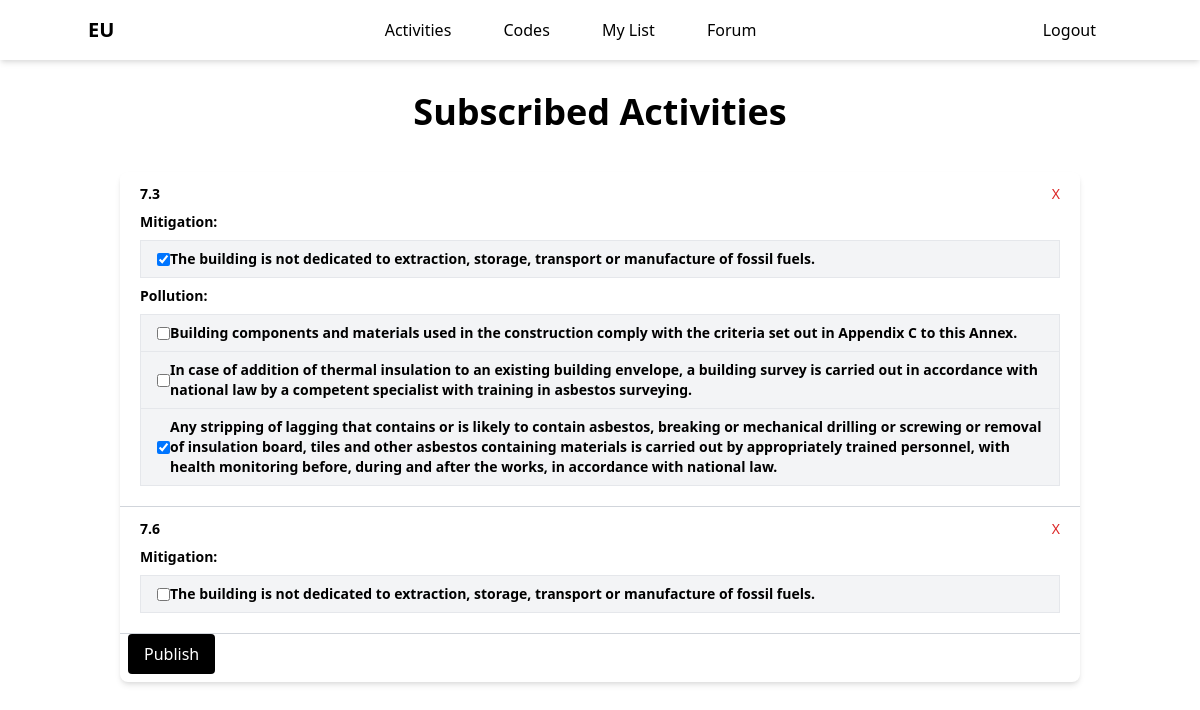
The page /my_activities (signed in) on the database its author committed.
### app.py (models this page shows)
class UserActivities(db.Model):
    __tablename__ = 'user_activities'
    id = db.Column(db.Integer, primary_key=True)
    user_id = db.Column(db.Integer, db.ForeignKey('users.id'), nullable=False)
    activity_id = db.Column(db.String(250), nullable=False)
    criteria = db.relationship('ActivityCriteria', backref='user_activity', lazy='dynamic')

class ActivityCriteria(db.Model):
    __tablename__ = 'activity_criteria'
    id = db.Column(db.Integer, primary_key=True)
    user_activity_id = db.Column(db.Integer, db.ForeignKey('user_activities.id'), nullable=False)
    dnsh = db.Column(db.String(250), nullable=False)  # Add this line
    criteria_description = db.Column(db.Text)
    is_compliant = db.Column(db.Boolean, default=False)

### app.py (the view)
@app.route('/my_activities')
@login_required
def my_activities():
    current_user_id = current_user.get_id()
    user_activities = UserActivities.query.filter_by(user_id=current_user_id).all()
    activities_with_details = []
    for user_activity in user_activities:
        activity_criteria = ActivityCriteria.query.filter_by(
            user_activity_id=user_activity.id
        ).all()
        criteria = {}
        for criterion in activity_criteria:
            dnsh = criterion.dnsh
            dnsh_description = criterion.criteria_description
            is_compliant = criterion.is_compliant
            category = categorize_dnsh(dnsh)
            if category not in criteria:
                criteria[category] = []
            criteria[category].append({
                'dnsh': dnsh,
                'description': dnsh_description,
                'is_compliant': is_compliant
            })
        activities_with_details.append({
            'id': user_activity.activity_id,
            'activityName': user_activity.activity_id,  # Adjust as per your requirement
            'criteria': criteria
        })
    return render_template('my_activities.html', user_activities=activities_with_details)

### app.py (called while the page is built)
@login_manager.user_loader
def loader_user(user_id):
    return Users.query.get(user_id)

def categorize_dnsh(dnsh):
    if 'Water' in dnsh:
        return 'Water'
    elif 'Pollution' in dnsh:
        return 'Pollution'
    elif 'Mitigation' in dnsh:
        return 'Mitigation'
    elif 'Circular' in dnsh:
        return 'Circular Economy'
    else:
        return 'Other'

### templates/my_activities.html (shortened to what this page needs)
<!DOCTYPE html>
<html lang="en">
  {% include 'navbar.html' %}
  <body class="bg-white">
    <div class="container mx-auto p-8">
      <h1 class="text-4xl font-bold text-center text-black mb-10">
        Subscribed Activities
      </h1>
      <div class="overflow-x-auto bg-white shadow-md rounded-lg">
        <table class="min-w-full leading-normal">
          <tbody id="activity-table-body">
            {% for activity in user_activities %}
            <tr class="bg-white">
              <td
                colspan="4"
                class="px-5 py-3 border-b border-gray-300 text-left text-sm font-semibold text-black"
              >
                <div
                  x-data="{ open: false }"
                  class="flex justify-between items-center"
                >
                  <button
                    @click="open = !open"
                    class="font-bold focus:outline-none text-black text-l"
                  >
                    {{ activity.activityName }}
                  </button>
                  <button
                    onclick="removeActivity('{{ activity.id }}')"
                    class="text-red-600 hover:text-red-800"
                  >
                    X
                  </button>
                </div>
                <div x-show="open" class="mt-2" x-cloak>
                  {% for category, criteria_list in activity.criteria.items() %}
                  <div class="font-semibold text-black">{{ category }}:</div>
                  <table class="min-w-full mt-2 bg-gray-100 mb-2">
                    <tbody>
                      {% for criterion in criteria_list %}
                      <tr>
                        <td class="border px-4 py-2 text-black">
                          <div class="flex items-center">
                            <input type="checkbox" data-activity-id="{{
                            activity.id }}" data-dnsh="{{ criterion.dnsh }}"
                            onchange="updateCompliance(this.getAttribute('data-activity-id'),
                            this.getAttribute('data-dnsh'), this.checked)" {{
                            'checked' if criterion.is_compliant else '' }} /> {{
                            criterion.description }}
                          </div>
                        </td>
                      </tr>
                      {% endfor %}
                    </tbody>
                  </table>
                  {% endfor %}
                </div>
              </td>
            </tr>
            {% endfor %}
          </tbody>
        </table>
        <button
          onclick="publishList()"
          class="bg-black mx-2 text-white hover:bg-white hover:text-black py-2 px-4 rounded transition duration-300 mb-2"
        >
          Publish
        </button>
      </div>
    </div>
  </body>
</html>

### rows shown on the page
UserActivities: activityName "7.3", criteria "Mitigation" "Pollution"
ActivityCriteria: description "The building is not dedicated to extraction, storage, transport or manufacture of fossil fuels."
ActivityCriteria: description "Building components and materials used in the construction comply with the criteria set out in Appendix C to this Annex."
ActivityCriteria: description "In case of addition of thermal insulation to an existing building envelope, a building survey is carried out in accordance with national law by a competent specialist with training in asbestos surveying."
ActivityCriteria: description "Any stripping of lagging that contains or is likely to contain asbestos, breaking or mechanical drilling or screwing or removal of insulation board, tiles and other asbestos containing materials is carried out by appropriately trained personnel, with health monitoring before, during and after the works, in accordance with national law."
UserActivities: activityName "7.6", criteria "Mitigation"
ActivityCriteria: description "The building is not dedicated to extraction, storage, transport or manufacture of fossil fuels."
